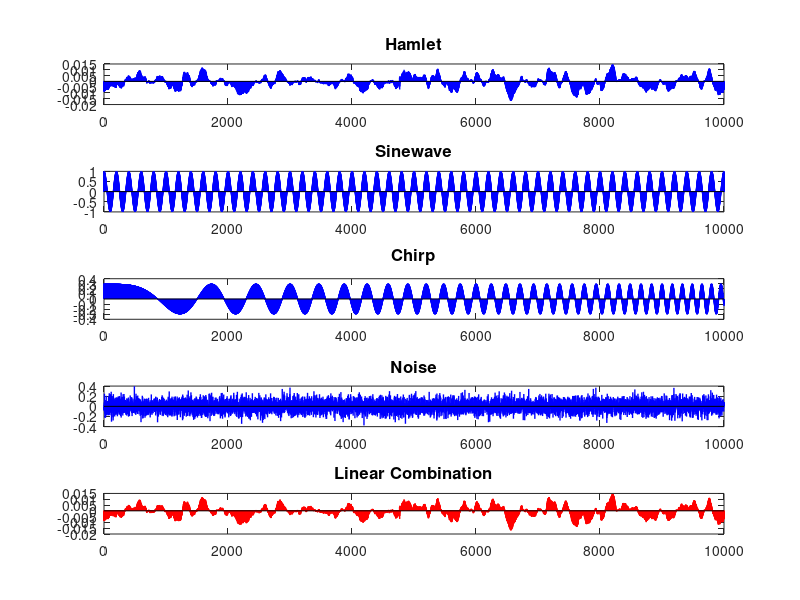

The MATLAB source for this figure:
%--- LINEAR COMBINATION IN SOUND


fs = 44100;
N = 145000;
M = 4;

% signal 0: "Alas, Poor Yorick!"
load hamlet.mat
hamlet = 2*alas(1:N);
subplot(511)
stem(hamlet(1:10000), 'b', 'Marker', 'none', 'LineWidth', 1);
title('Hamlet', 'FontSize', 12);
sound(hamlet,fs);

% sine wave
n = 0:N-1;
sinewave = 0.99*cos(2*pi/200 * n)';
subplot(512)
stem(sinewave(1:10000), 'b', 'Marker', 'none', 'LineWidth', 1);
title('Sinewave', 'FontSize', 12);
%sound(sinewave,fs);

% chirp
chirp = 0.3*cos(2*pi/3000000 * n.^2)';
subplot(513)
stem(chirp(1:10000), 'b', 'Marker', 'none', 'LineWidth', 1);
title('Chirp', 'FontSize', 12);
%sound(chirp,fs)

% white gaussian noise
noise = 0.1*randn(N,1);
subplot(514)
stem(noise(1:10000), 'b', 'Marker', 'none', 'LineWidth', 1);
title('Noise', 'FontSize', 12);
%sound(noise,fs);

% check that all the vectors are the same length and orientation
size(hamlet)
size(sinewave)
size(chirp)
size(noise)

% build "X" matrix
X = [hamlet, sinewave, chirp, noise];
size(X)

% specify an "a" vector, multiply by "X", and listen to the result "y"
a = [1; 
    0; 
    0; 
    0]

y = X*a;
subplot(515)
stem(y(1:10000), 'r', 'Marker', 'none', 'LineWidth', 1);
title('Linear Combination', 'FontSize', 12);
%sound(y,fs);

% specify an "a" vector, multiply by "X", and listen to the result "y"
a = [0; 
    1; 
    0; 
    0]
y = X*a;
%sound(y,fs);


% specify an "a" vector, multiply by "X", and listen to the result "y"
a = [0; 
    0; 
    1; 
    0]
y = X*a;
%sound(y,fs);

% specify an "a" vector, multiply by "X", and listen to the result "y"
a = [0; 
    0; 
    0; 
    1]
y = X*a;
%sound(y,fs);

% specify an "a" vector, multiply by "X", and listen to the result "y"
a = [0.5; 
    0.5; 
    0.25; 
    0.1]
y = X*a;
%sound(y,fs);

% specify an "a" vector, multiply by "X", and listen to the result "y"
a = [0.25; 
    0.5; 
    0.5; 
    0.1]
y = X*a;
%sound(y,fs);
 